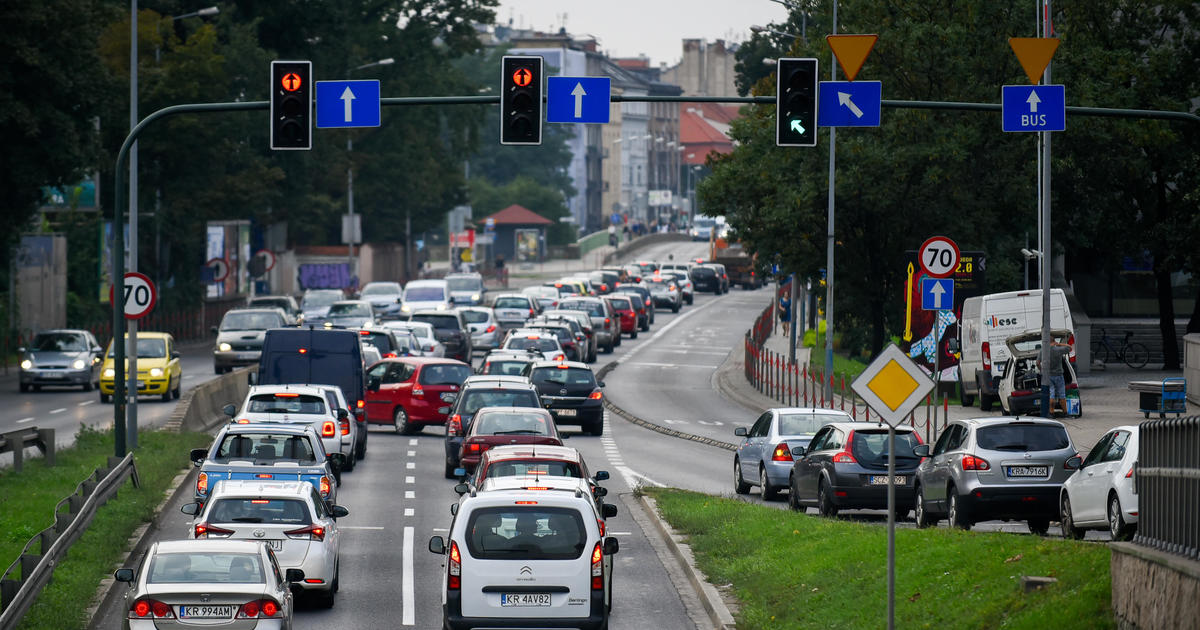
#> input picture ML Lab/Resources/traffic1.jpg, 1200 x 630 px, found by its file name
$ python q2.py
#> lines starting #> are read from the running program, lines starting #| are printed output that depends on the picture; after the words box and inside, x2 and y2 are one past the last pixel; in counts of white or black regions, pixels touching at a corner belong together
import cv2
import numpy as np
# Read image
img = cv2.imread("C:\\Users\\ugcse.PG-CP.000\\Desktop\\210962018\\traffic1.jpg", cv2.IMREAD_COLOR) # road.png is the filename
#> img is the input picture: shape (630, 1200, 3); mean B, G, R 76.9, 80.2, 74
# Convert the image to gray-scale
gray = cv2.cvtColor(img, cv2.COLOR_BGR2GRAY)
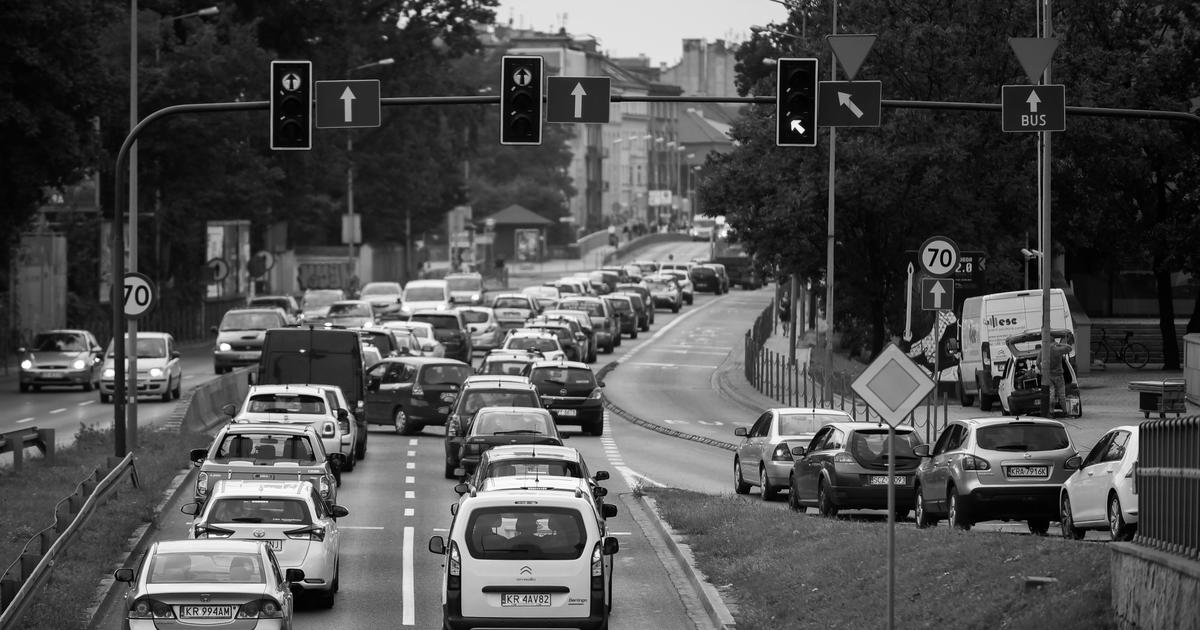
#> gray: shape (630, 1200); min 0, max 255, mean 78
# Find the edges in the image using canny detector
edges = cv2.Canny(gray, 50, 200)
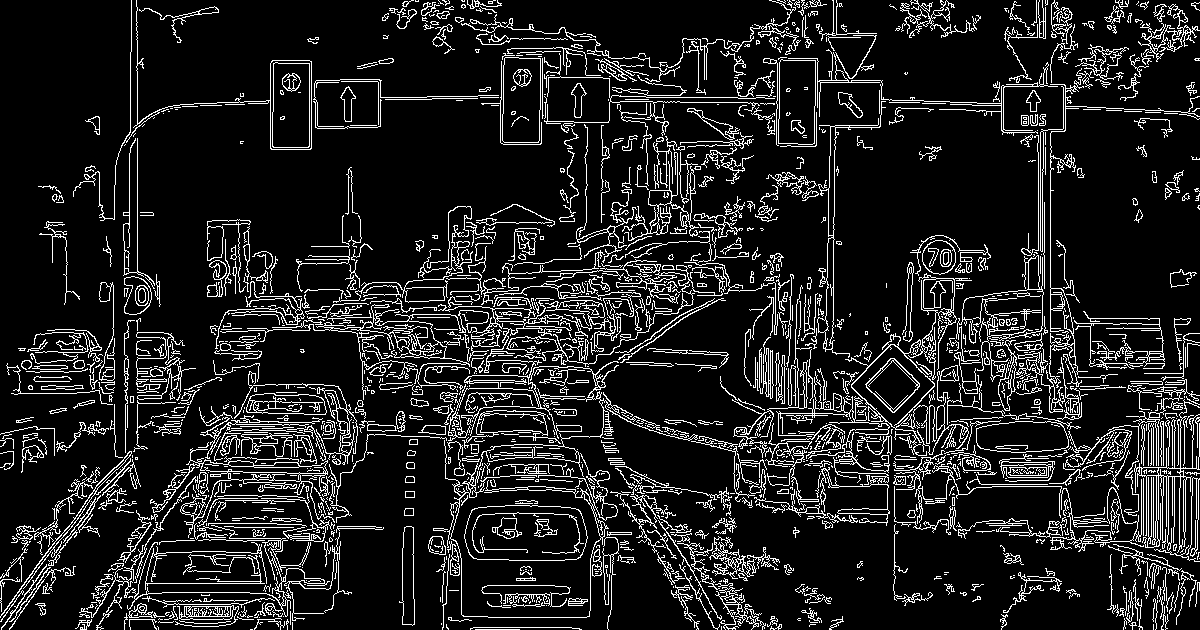
#> edges: shape (630, 1200); 12.2% white in thin lines or dots
# Detect points that form a line
lines = cv2.HoughLinesP(edges, 1, np.pi/180, 120, minLineLength=90, maxLineGap=25)
#> lines = 696 rows, first 6: [137, 483, 137, 7], [868, 366, 1199, 395], [359, 351, 709, 351], [168, 487, 668, 265], [284, 419, 559, 433], [717, 447, 1199, 473]
# Draw lines on the image
for line in lines:
    x1, y1, x2, y2 = line[0]
    cv2.line(img, (x1, y1), (x2, y2), (255, 25, 29), 1)
#> this loop made 696 passes
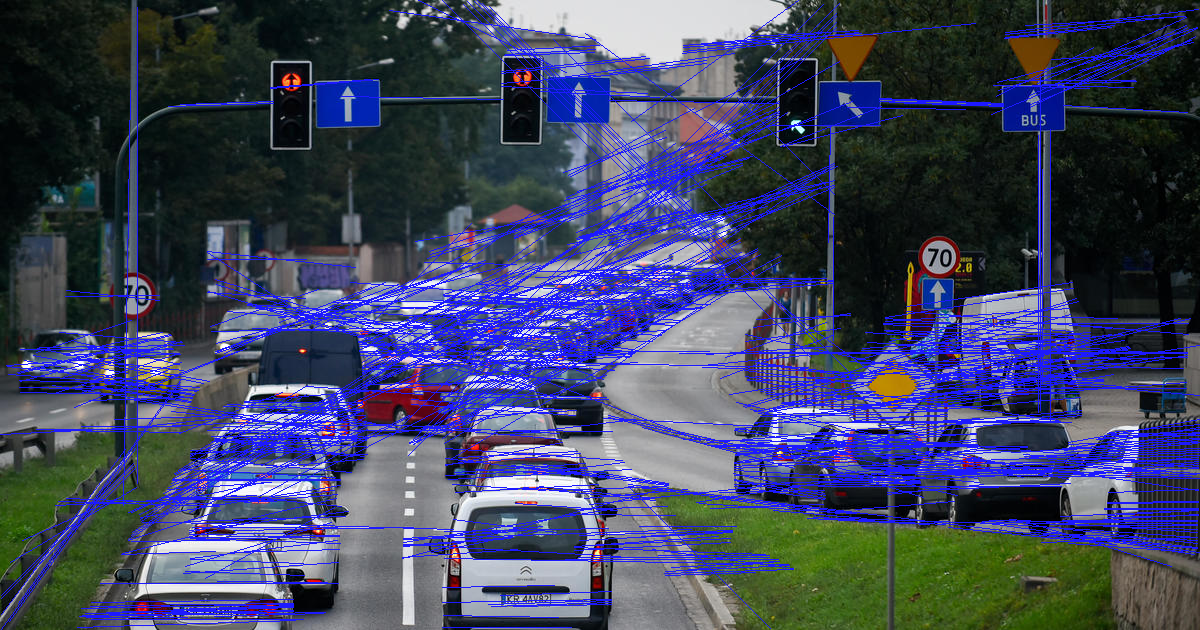
#> img: shape (630, 1200, 3); 14.08% of pixels changed, all inside (x1, y1, x2, y2) = (0, 0, 1200, 630)
# Show result
cv2.imshow("Result Image", img)
cv2.waitKey(0)
cv2.destroyAllWindows()

$ run again, with ML Lab/Resources/traffic.jpg copied over ML Lab/Resources/traffic1.jpg
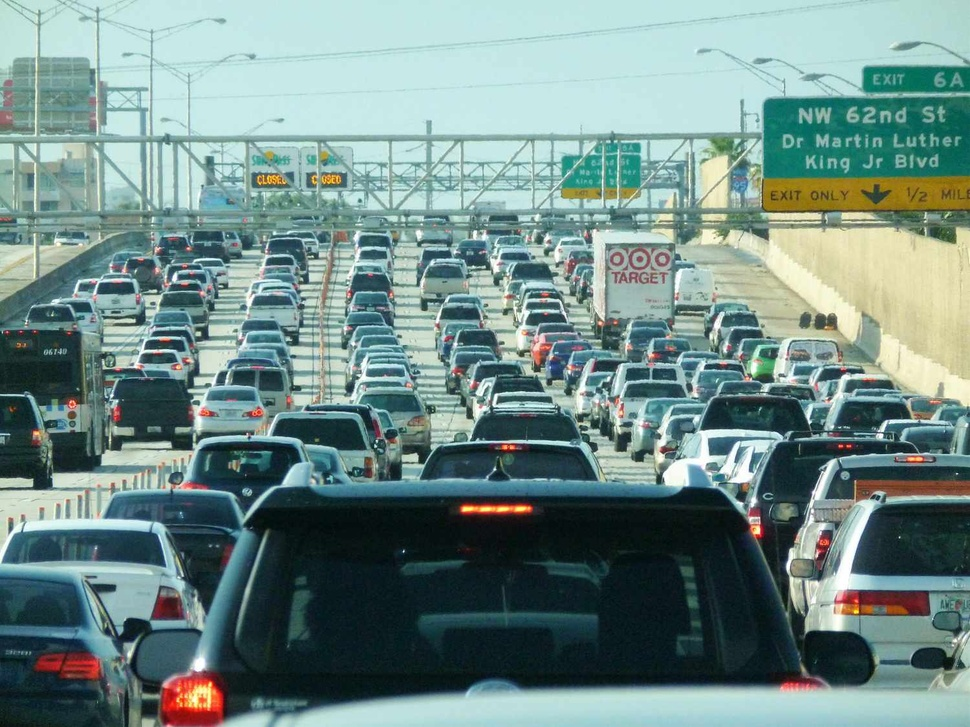
#> input picture ML Lab/Resources/traffic.jpg, 970 x 727 px, shrunk from 1500 x 1125 before the run, found by its file name
#> img is the input picture: shape (727, 970, 3); mean B, G, R 135, 138.9, 113
#> `edges = cv2.Canny(gray, 50, 200)`:
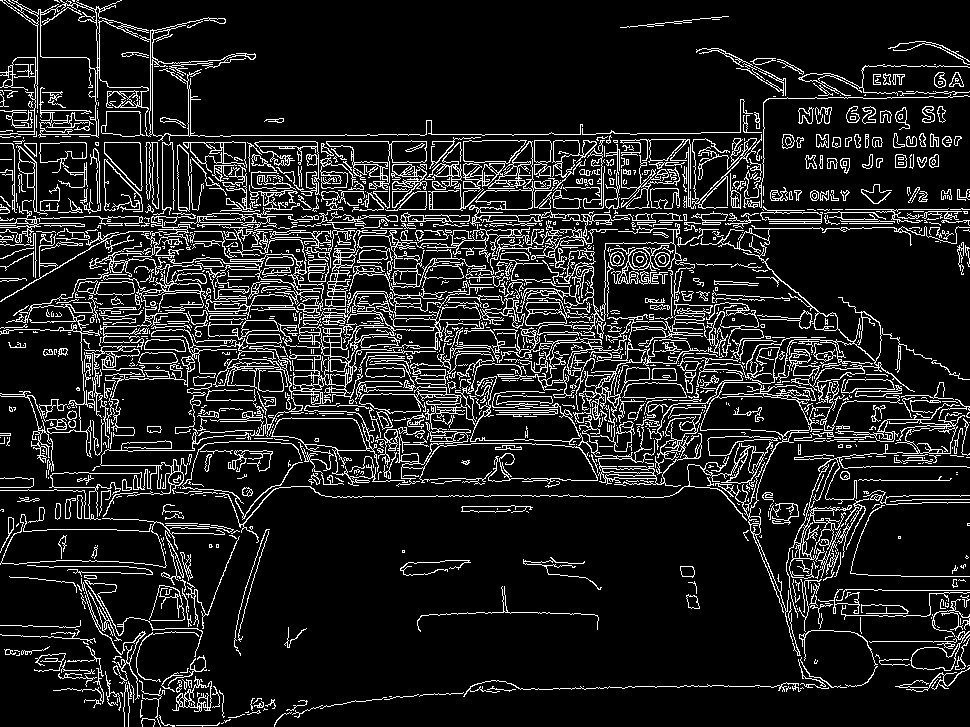
#> edges: shape (727, 970); 12.5% white in thin lines or dots
#> lines = 498 rows, first 6: [0, 209, 198, 209], [345, 134, 595, 134], [243, 223, 637, 223], [17, 226, 268, 222], [181, 135, 460, 253], [664, 333, 913, 350]
#> the loop `for line in lines:` made 498 passes
#> after the loop `for line in lines:`:
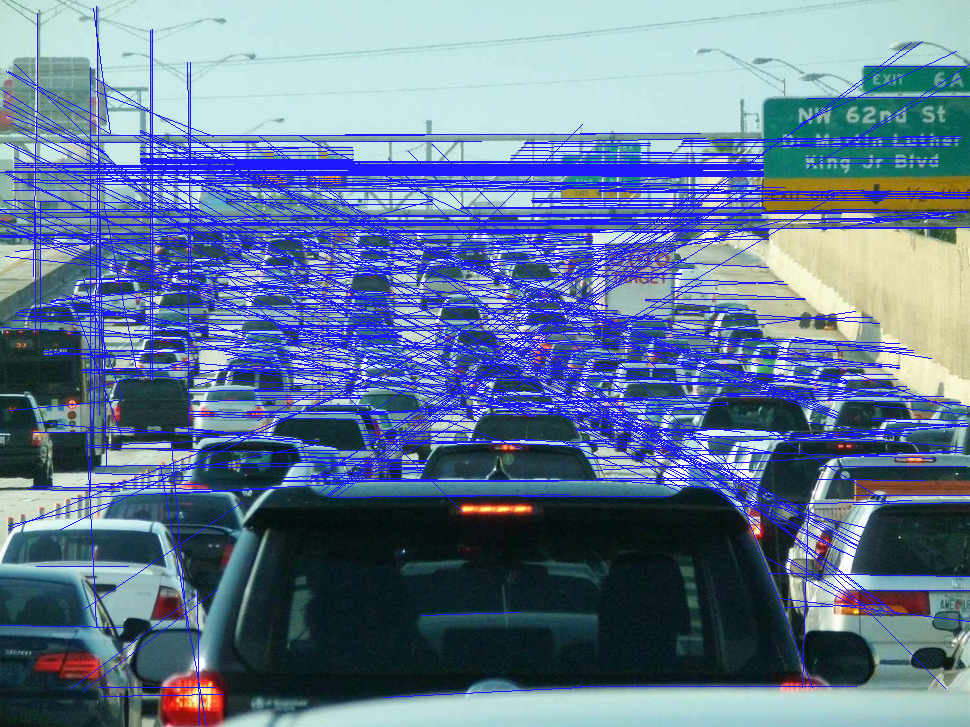
#> img: shape (727, 970, 3); 15.23% of pixels changed, all inside (x1, y1, x2, y2) = (0, 6, 970, 726)
